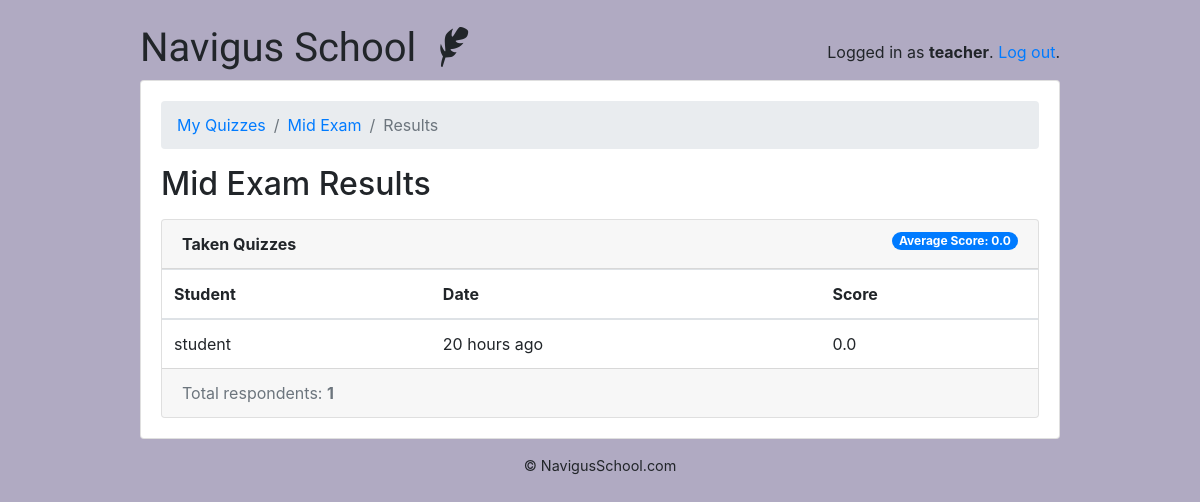
/teachers/quiz/1/results/ (signed in), run on the app's committed database.
### classroom/models.py (models this page shows, shortened)
class User(AbstractUser):
    is_student = models.BooleanField(default=False)
    is_teacher = models.BooleanField(default=False)

class Quiz(models.Model):
    owner = models.ForeignKey(User, on_delete=models.CASCADE, related_name='quizzes')
    name = models.CharField(max_length=255)
    subject = models.ForeignKey(Subject, on_delete=models.CASCADE, related_name='quizzes')

class TakenQuiz(models.Model):
    student = models.ForeignKey(Student, on_delete=models.CASCADE, related_name='taken_quizzes')
    quiz = models.ForeignKey(Quiz, on_delete=models.CASCADE, related_name='taken_quizzes')
    score = models.FloatField()
    date = models.DateTimeField(auto_now_add=True)

class Student(models.Model):
    user = models.OneToOneField(User, on_delete=models.CASCADE, primary_key=True)
    quizzes = models.ManyToManyField(Quiz, through='TakenQuiz')
    interests = models.ManyToManyField(Subject, related_name='interested_students')

### classroom/views/teachers_quiz.py (the view)
# urls.py: path('quiz/<int:pk>/results/', teachers_quiz.QuizResultsView.as_view(), name='quiz_results'),
@method_decorator([login_required, teacher_required], name='dispatch')
class QuizResultsView(DetailView):
    model = Quiz
    context_object_name = 'quiz'
    template_name = 'classroom/teachers/quiz/quiz_results.html'
    def get_context_data(self, **kwargs):
        quiz = self.get_object()
        taken_quizzes = quiz.taken_quizzes.select_related('student__user').order_by('-date')
        total_taken_quizzes = taken_quizzes.count()
        quiz_score = quiz.taken_quizzes.aggregate(average_score=Avg('score'))
        extra_context = {
            'taken_quizzes': taken_quizzes,
            'total_taken_quizzes': total_taken_quizzes,
            'quiz_score': quiz_score
        }
        kwargs.update(extra_context)
        return super().get_context_data(**kwargs)
    def get_queryset(self):
        return self.request.user.quizzes.all()

### classroom/templates/classroom/teachers/quiz/quiz_results.html
{% extends 'base.html' %}
{% load crispy_forms_tags humanize %}
{% block content %}
  <nav aria-label="breadcrumb">
    <ol class="breadcrumb">
      <li class="breadcrumb-item"><a href="{% url 'teachers:quiz_change_list' %}">My Quizzes</a></li>
      <li class="breadcrumb-item"><a href="{% url 'teachers:quiz_change' quiz.pk %}">{{ quiz.name }}</a></li>
      <li class="breadcrumb-item active" aria-current="page">Results</li>
    </ol>
  </nav>
  <h2 class="mb-3">{{ quiz.name }} Results</h2>
  <div class="card">
    <div class="card-header">
      <strong>Taken Quizzes</strong>
      <span class="badge badge-pill badge-primary float-right">Average Score: {{ quiz_score.average_score|default_if_none:0.0 }}</span>
    </div>
    <table class="table mb-0">
      <thead>
        <tr>
          <th>Student</th>
          <th>Date</th>
          <th>Score</th>
        </tr>
      </thead>
      <tbody>
        {% for taken_quiz in taken_quizzes %}
          <tr>
            <td>{{ taken_quiz.student.user.username }}</td>
            <td>{{ taken_quiz.date|naturaltime }}</td>
            <td>{{ taken_quiz.score }}</td>
          </tr>
        {% endfor %}
      </tbody>
    </table>
    <div class="card-footer text-muted">
      Total respondents: <strong>{{ total_taken_quizzes }}</strong>
    </div>
  </div>
{% endblock %}

### templates/base.html (shortened to what this page needs)
{% load static %}
<!doctype html>
<html lang="en">
<head>
  <link rel="stylesheet" href="https://maxcdn.bootstrapcdn.com/bootstrap/4.0.0/css/bootstrap.min.css"
>
  <link rel="stylesheet" type="text/css" href="{% static 'vendor/fontello-2f186091/css/fontello.css' %}">
  <link rel="stylesheet" type="text/css" href="{% static 'css/app.css' %}">
  {% if user.is_authenticated and user.is_teacher %}
  <link rel="stylesheet" type="text/css" href="{% static 'css/teachers.css' %}">
  {% else %}
  <link rel="stylesheet" type="text/css" href="{% static 'css/students.css' %}">
  {% endif %}
</head>
<body>
  <div class="container my-4">
    <div class="row justify-content-center">
      <div class="col-md-10 col-sm-12">
        <div class="row">
          <div class="col-6">
            <h1 class="logo">
              <a href="{% url 'home' %}">
                Navigus School
                {% if user.is_authenticated %}
                {% if user.is_teacher %}
                <span class="icon-feather" data-toggle="tooltip" data-placement="right" title="Teacher profile"></span>
                {% else %}
                <span class="icon-graduation-cap" data-toggle="tooltip" data-placement="right"
                  title="Student profile"></span>
                {% endif %}
                {% endif %}
              </a>
            </h1>
          </div>
          <div class="col-6 text-right">
            {% if user.is_authenticated %}
            <p class="pt-3">Logged in as <strong>{{ user.username }}</strong>. <a href="{% url 'logout' %}">Log out</a>.
            </p>
            {% else %}
            <a href="{% url 'login' %}" class="btn btn-light" role="button">Log in</a>
            <a href="{% url 'signup' %}" class="btn btn-primary" role="button">Sign up</a>
            {% endif %}
          </div>
        </div>
        <div class="card mb-3">
          <div class="card-body">
            {% block content %}
            {% endblock %}
          </div>
        </div>
        <footer>
          <center>
          <a href="#">© NavigusSchool.com</a>
          </center>
        </footer>
      </div>
    </div>
  </div>
</body>
</html>

### static/css/app.css (style rules this page uses)
.logo { font-family: 'Clicker Script', cursive; }
.logo a { color: #212529; text-decoration: none; }
footer { font-size: .9rem; }
footer a { color: #212529; }

### static/css/teachers.css (style rules this page uses)
body { background-color: #b0aac2; }

### data on the page
User: username "teacher"
Quiz: name "Mid Exam"
TakenQuiz: student.user.username "student", date "20 hours ago", score "0.0"

### other printed values
{{ quiz_score.average_score|default_if_none:0.0 }} "0.0"
{{ total_taken_quizzes }} "1"
